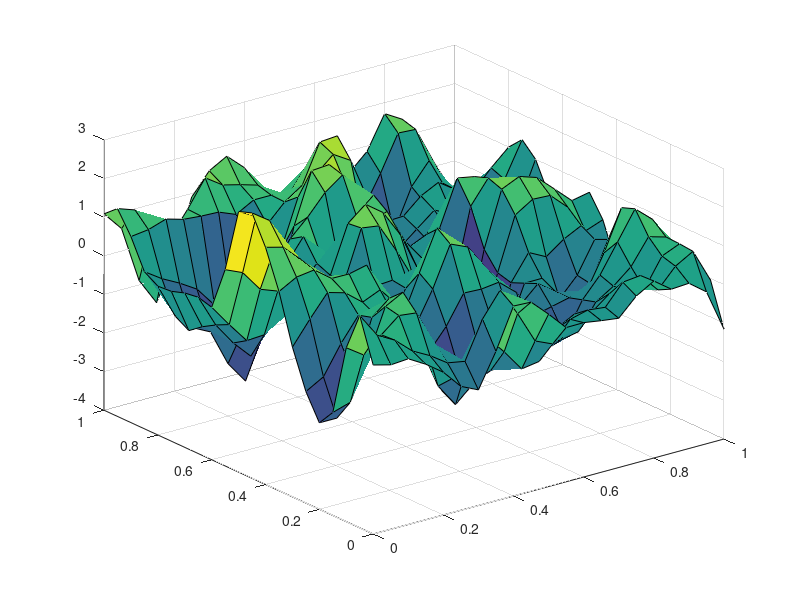

MATLAB code to generate this figure:
% clear
% clc
% format compact

% GP example as shown in mathemathicalmond 19.3 video GP_2d
% choose kernel (covariance function)
kernel = 2;
alpha = 100;
switch kernel
    case 1; k = @(x,y) 1*x'*y; % linear
    case 2; k = @(x,y) exp(-alpha*(x-y)'*(x-y));
end

% choose points which to sample
points = (0:0.05:1)';
[U,V] = meshgrid(points,points);
x = [U(:) V(:)]';
n = size(x,2);

% constrcut covaraince matrix
C = zeros(n,n);
for ii = 1:n
    for jj = 1:n
        C(ii,jj) = k(x(:,ii),x(:,jj));
    end
end

% sample from the GP at these points
u = randn(n,1);
[A,S,B] = svd(C);
z = A*sqrt(S)*u;

% plot
figure(2);
Z = reshape(z,sqrt(n),sqrt(n));
surf(U,V,Z)